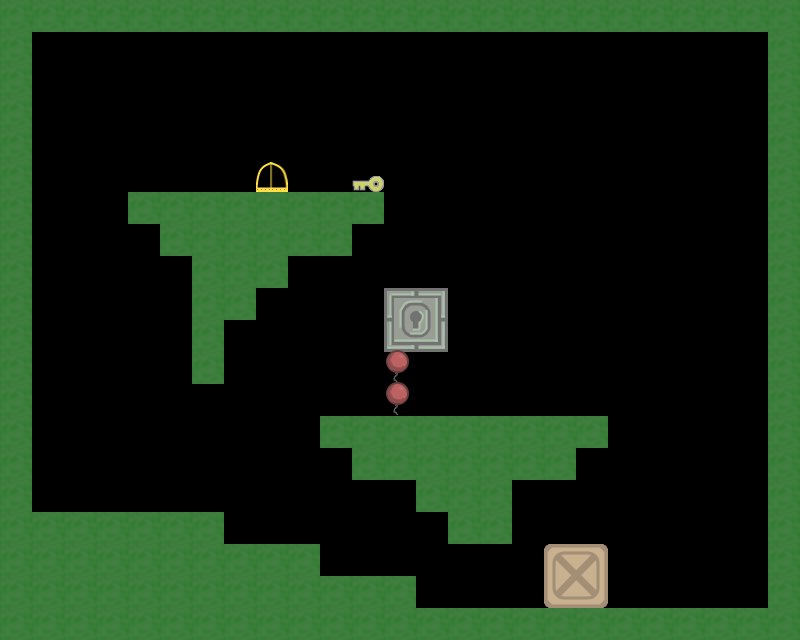

Rendered tile map (Tiled .tmx) drawn with the repository's tilesets; below, a short description and the map source with its tile grids summarised:
An orthogonal 25x20 tile map with 32x32 px tiles, 1 tile layer (Tile Layer 1).

<map version="1.0" orientation="orthogonal" renderorder="right-down" width="25" height="20" tilewidth="32" tileheight="32">
 <tileset firstgid="1" name="temporaryArt" tilewidth="32" tileheight="34">
  <tile id="0">
   <image width="28" height="34" source="../objects/balloon.png" />
  </tile>
  <tile id="1">
   <image width="28" height="28" source="../objects/crate.png" />
  </tile>
  <tile id="2">
   <image width="16" height="16" source="../objects/key.png" />
  </tile>
  <tile id="3">
   <image width="32" height="32" source="../objects/lock.png" />
  </tile>
  <tile id="4">
   <image width="32" height="32" source="../objects/platform.png" />
  </tile>
  <tile id="5">
   <image width="32" height="32" source="../objects/exit.png" />
  </tile>
 </tileset>
 <layer name="Tile Layer 1" width="25" height="20">
  <data>[500 cells, 161 non-empty, 6 distinct tile ids]</data>
 </layer>
</map>